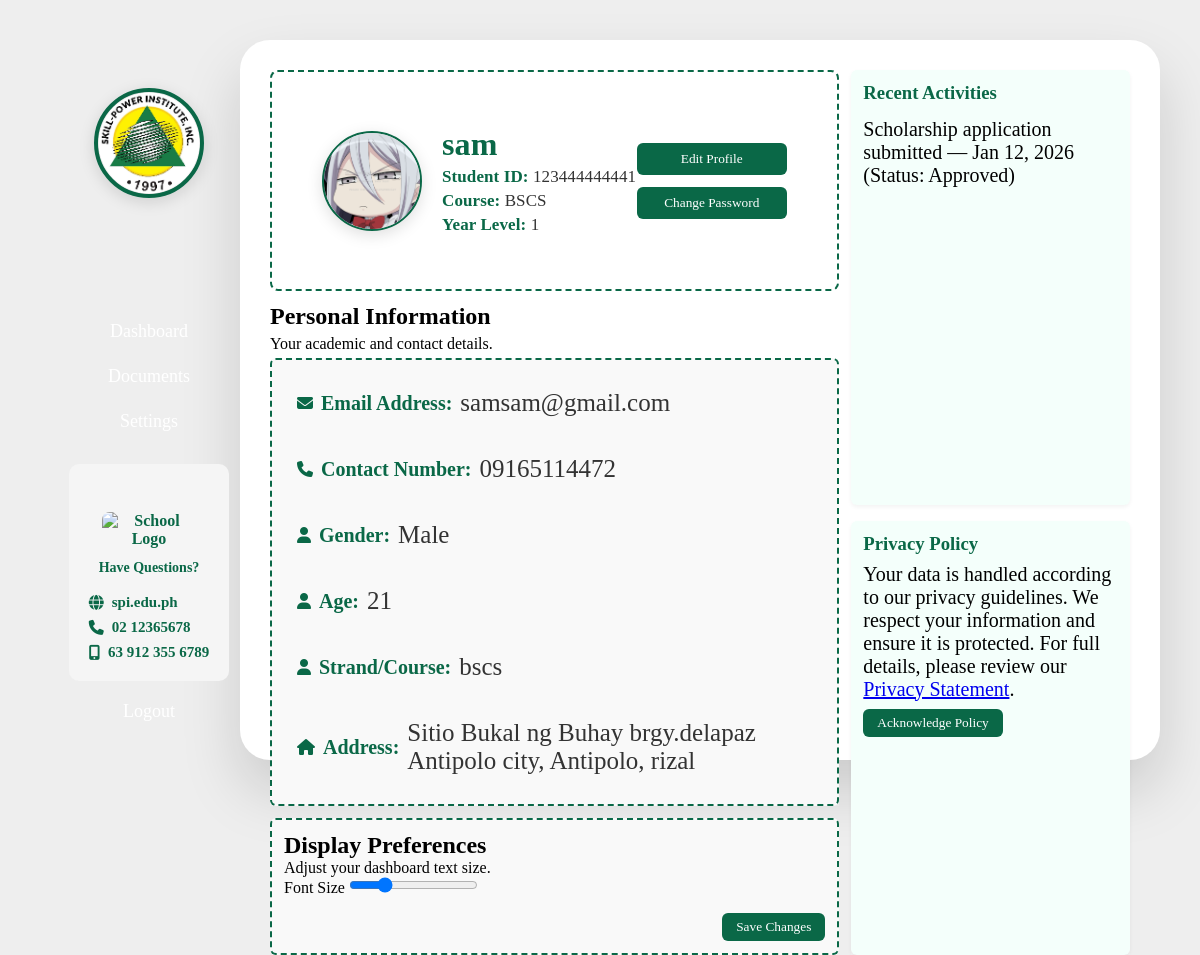
/student/settings/ (signed in), run on the app's committed database.
### accounts/models.py (models this page shows, shortened)
class StudentProfile(models.Model):
    user = models.OneToOneField(User, on_delete=models.CASCADE)
    student_id = models.CharField(max_length=20, unique=True)
    course = models.CharField(max_length=100, null=True, blank=True)
    year_level = models.IntegerField(null=True, blank=True)
    gpa = models.DecimalField(max_digits=4, decimal_places=2, null=True, blank=True)
    profile_image = models.FileField(upload_to='profile_images/', null=True, blank=True)

class ScholarshipApplication(models.Model):
    student = models.ForeignKey(User, on_delete=models.CASCADE)
    previous_school = models.CharField(max_length=100)
    school_year = models.CharField(max_length=20)
    surname = models.CharField(max_length=50)
    firstname = models.CharField(max_length=50)
    middlename = models.CharField(max_length=50, blank=True, null=True)
    sex = models.CharField(max_length=6, choices=SEX_CHOICES)
    age = models.PositiveIntegerField()
    street_no = models.CharField(max_length=100)
    city = models.CharField(max_length=50)
    province = models.CharField(max_length=50)
    cellphone = models.CharField(max_length=11)
    semester = models.CharField(max_length=5, choices=SEMESTER_CHOICES)
    strand_course = models.CharField(max_length=100)
    application_date = models.DateField()
    proof_identity = models.FileField(upload_to=proof_identity_upload, null=True, blank=True)
    birth_certificate = models.FileField(upload_to=birth_certificate_upload, null=True, blank=True)
    transcript_records = models.FileField(upload_to=transcript_records_upload, null=True, blank=True)
    enrollment_certificate = models.FileField(upload_to=enrollment_cert_upload, null=True, blank=True)
    good_moral = models.FileField(upload_to=good_moral_upload, null=True, blank=True)
    scholarship_essay = models.FileField(upload_to=scholarship_essay_upload, null=True, blank=True)
    status = models.CharField(max_length=20, choices=STATUS_CHOICES, default='Pending')
    submitted_at = models.DateTimeField(auto_now_add=True)

### accounts/views.py (the view, shortened to what this page needs)
# urls.py: path('student/settings/', views.student_settings, name='student_settings'),
@user_passes_test(is_student)
def student_settings(request):
    profile = request.user.studentprofile
    applications = ScholarshipApplication.objects.filter(student=request.user)
    activities = ScholarshipApplication.objects.filter(student=request.user).order_by('-submitted_at')[:5]
    return render(request, 'student/settings.html', {
        'profile': profile,
        'applications': applications,
        'activities': activities
    })

### accounts/views.py (called while the page is built)
def is_student(user):
    return user.groups.filter(name='Student').exists()

### accounts/templates/student/settings.html (shortened to what this page needs)
<!DOCTYPE html>
<html lang="en">
<head>
  {% load static %}
<link rel="stylesheet" href="https://cdnjs.cloudflare.com/ajax/libs/font-awesome/6.5.0/css/all.min.css">
  <link rel="stylesheet" href="{% static 'css/user_sideCSS/userSettings.css' %}">
</head>
<body>
<div class="page">
  <div class="bg-layer"></div>
<aside class="sidebar">
  <div class="profile-pic-container">
    <img src="{% static 'assets/main-logo.png' %}" alt="Student Photo" class="profile-pic" />
  </div>
  <div class="sidebar-box box1">
    <nav class="box-menu">
      <ul>
        <li><a href="{% url 'student_dashboard' %}">Dashboard</a></li>
        <li><a href="{% url 'user_documents' %}">Documents</a></li>
                <li><a href="{% url 'student_settings' %}">Settings</a></li>
      </ul>
    </nav>
  </div>
<div class="sidebar-box box2">
    <div class="box2-image">
    <img src="{% static 'assets/tele.png' %}" alt="School Logo" />
  </div>
  <h4>Have Questions?</h4>
  <ul class="assistance-info">
    <li><i class="fas fa-globe"></i> <a href="https://www.schoolwebsite.edu" target="_blank">spi.edu.ph</a></li>
    <li><i class="fas fa-phone"></i>  02 12365678</li>
    <li><i class="fas fa-mobile-alt"></i> 63 912 355 6789</li>
  </ul>
</div>
<div class="box3">
  <ul class="logout-menu">
    <a href="{% url 'logout' %}">Logout</a>
  </ul>
</div>
</aside>
<div class="app">
  <div class="parent">
<div class="div1">
  <div class="box-left">
    {% if profile.profile_image %}
     <img src="{{ profile.profile_image.url }}" alt="Student Photo" class="profile-pic" />
    {% else %}
    <img src="{% static 'assets/default-profile.png' %}" alt="Default Photo" class="profile-pic" />
    {% endif %}
    <div class="student-info">
      <p><strong style="font-size: 32PX;">{{ profile.user.username }}</strong> </p>
      <p><strong>Student ID:</strong> {{ profile.student_id }}</p>
      <p><strong>Course:</strong> {{ profile.course }}</p>
      <p><strong>Year Level:</strong> {{ profile.year_level }}</p>
    </div>
  </div>
<div class="box-right">
  <button class="edit-btn" onclick="showEditProfile()">Edit Profile</button>
  <button class="password-btn" onclick="showChangePassword()">Change Password</button>
</div>
</div>
<div class="div2" id="content-area">
  <div class="table-header">
    <h2>Personal Information</h2>
    <p class="subtitle" style="padding: 5px 0;">Your academic and contact details.</p>
  </div>
  <div class="personal-info-display horizontal-info">
    {% if applications%}
    {% for app in applications %}
    <div class="info-item" >
      <i class="fas fa-envelope"></i> <strong style="font-size: 20px;">Email Address:</strong><p style="font-size: 25px;"> {{ profile.user.email }}</p>
    </div>
    <div class="info-item">
      <i class="fas fa-phone"></i> <strong style="font-size: 20px;">Contact Number:</strong><p style="font-size: 25px;"> {{ app.cellphone }}</p>
    </div>
    <div class="info-item">
      <i class="fas fa-user"></i> <strong style="font-size: 20px;">Gender:</strong> <p style="font-size: 25px;">{{ app.sex}}</p>
    </div>
    <div class="info-item">
      <i class="fas fa-user"></i> <strong style="font-size: 20px;">Age:</strong><p style="font-size: 25px;"> {{ app.age}}</p>
    </div>
    <div class="info-item">
      <i class="fas fa-user"></i> <strong style="font-size: 20px;">Strand/Course:</strong><p style="font-size: 25px;"> {{ app.strand_course}}</p>
    </div>
    <div class="info-item wide">
      <i class="fas fa-home"></i> <strong style="font-size: 20px;">Address:</strong><p style="font-size: 25px;"> {{ app.street_no }}, {{ app.city }}, {{ app.province }}</p>
    </div>
    {% endfor %}
    {% else %}
    <p style="font-size: 25px; color: black">No personal information available. Please Apply For Scholar.</p>
    {% endif %}
  </div>
</div>
   <div class="div3" id="display-settings">
  <div class="table-header">
    <h2>Display Preferences</h2>
    <p class="subtitle">Adjust your dashboard text size.</p>
  </div>
  <form class="settings-form">
    <label>Font Size</label>
    <input type="range" id="fontSlider" min="12" max="20" value="14">
    <div class="form-actions">
      <button type="button" class="save-btn" id="saveFont">Save Changes</button>
    </div>
  </form>
</div>
<div class="div5">
  <div class="fit-box">
    <h3>Recent Activities</h3>
    <ul class="activity-list">
  {% for app in activities %}
    <li style="font-size: 20px;">
      Scholarship application submitted —
      {{ app.submitted_at|date:"M d, Y" }}
      (Status: {{ app.status }})
    </li>
  {% empty %}
    <li>No recent activities.</li>
  {% endfor %}
</ul>
  </div>
  <div class="fit-box">
    <h3>Privacy Policy</h3>
    <p style="font-size: 20px;">
      Your data is handled according to our privacy guidelines. We respect your information and
      ensure it is protected. For full details, please review our
      <a href="https://privacy.microsoft.com/en-us/privacystatement" target="_blank">Privacy Statement</a>.
    </p>
    <button class="save-btn">Acknowledge Policy</button>
  </div>
</div>
</div>
</body>
</html>

### data on the page
StudentProfile: profile_image (picture), user.username "sam", student_id "123444444441", course "BSCS", year_level "1", user.email "samsam@gmail.com"
ScholarshipApplication: cellphone "09165114472", sex "Male", age "21", strand_course "bscs", street_no "Sitio Bukal ng Buhay brgy.delapaz Antipolo city", city "Antipolo", province "rizal", submitted_at "Jan 12, 2026", status "Approved"
